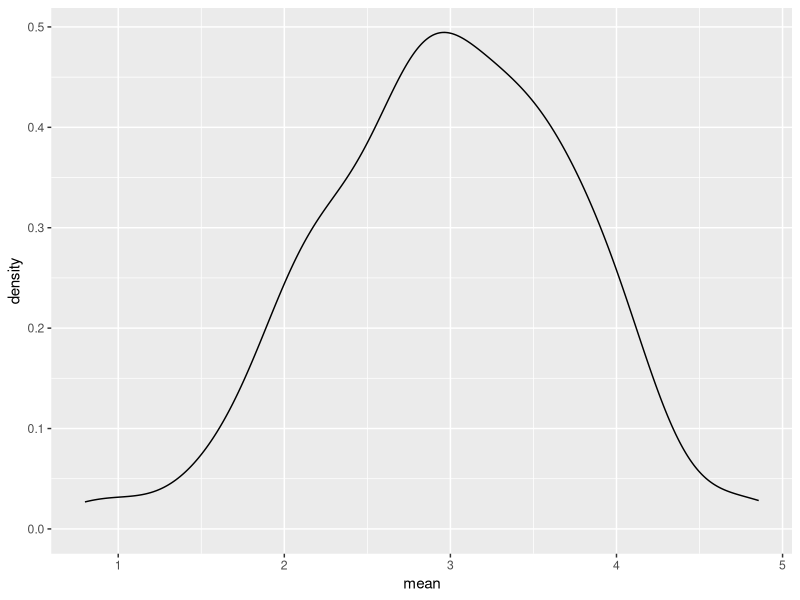
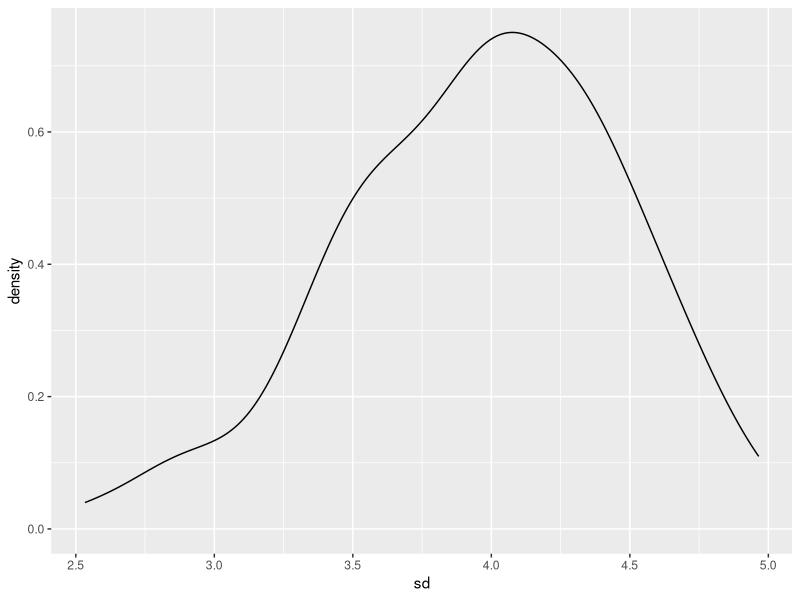
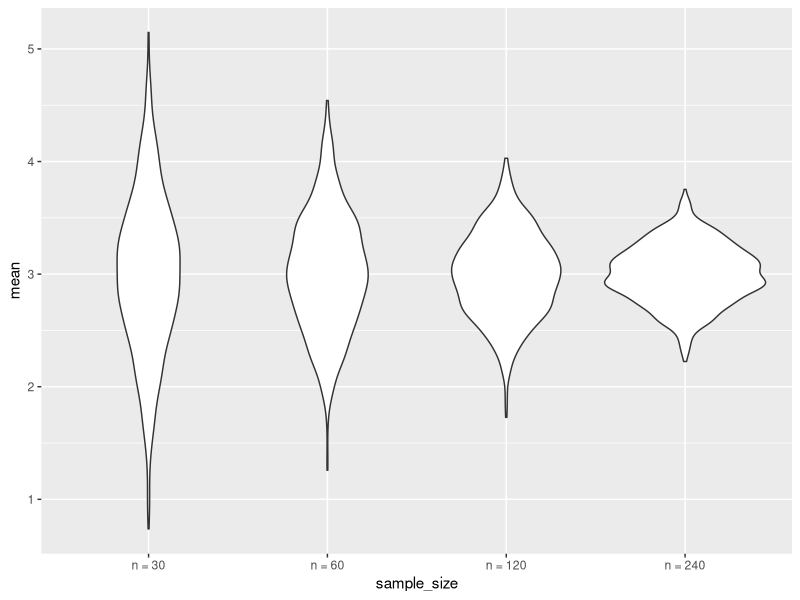

R code for these plots, in order:
## ---- chunk 1
library(tidyverse)
knitr::opts_chunk$set(echo = TRUE)
set.seed(1)
## ---- chunk 2
sim_mean_sd = function(samp_size, mu = 3, sigma = 4) {
  
  sim_data = 
    tibble(
    x = rnorm(n = samp_size, mean = mu, sd = sigma),
  )
  
  sim_data %>% 
    summarize(
      mean = mean(x),
      sd = sd(x)
    )
}
## ---- chunk 3
sim_mean_sd(30)
## ---- chunk 4
output = vector("list", length = 100)

for (i in 1:100) {
  
  output[[i]] = sim_mean_sd(samp_size = 30)
  
}

bind_rows(output)
## ---- chunk 5
sim_results = 
  rerun(100, sim_mean_sd(samp_size = 30)) %>%
  bind_rows()
## ---- chunk 6
sim_results %>%
  ggplot(aes(x = mean)) + geom_density()

sim_results %>%
  summarise(
    avg_samp_mean = mean(mean),
    sd_samp_mean = sd(mean)
  )

sim_results %>%
  ggplot(aes(x = sd)) + geom_density()
## ---- chunk 7
n_list = 
  list(
    "n = 30" = 30,
    "n = 60" = 60,
    "n = 120" = 120,
    "n = 240" = 240
  )

output = vector("list", length = 4)

output[[1]] = rerun(100, sim_mean_sd(samp_size = n_list[[1]])) %>%
  bind_rows()
output[[2]] = rerun(100, sim_mean_sd(samp_size = n_list[[2]])) %>%
  bind_rows()

for (i in 1:4) {
  
  output[[i]] = 
    rerun(100, sim_mean_sd(samp_size = n_list[[i]])) %>%
    bind_rows()
  
}
## ---- chunk 8
sim_results = 
  tibble(
    sample_size = c(30, 60, 120, 240)
  ) %>%
  mutate(
    output_lists = map(.x = sample_size, ~ rerun(1000,sim_mean_sd(.x))),
    estimate_df = map(output_lists, bind_rows)
  ) %>%
  select(-output_lists) %>%
  unnest(estimate_df)
## ---- chunk 9
sim_results %>%
  mutate(
    sample_size = str_c("n = ", sample_size),
    sample_size = fct_inorder(sample_size)
  ) %>%
  ggplot(aes(x = sample_size, y = mean)) + 
  geom_violin()
## ---- chunk 10
sim_results %>%
  group_by(sample_size) %>%
  summarise(
    avg_samp_mean = mean(mean), 
    sd_samp_mean = sd(mean)
  )

